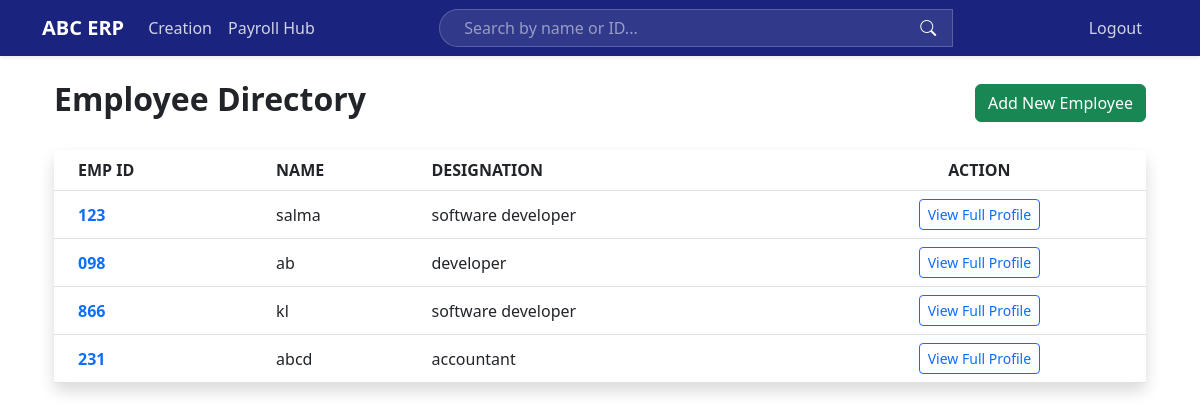
The app's page /employees/list/, older data.
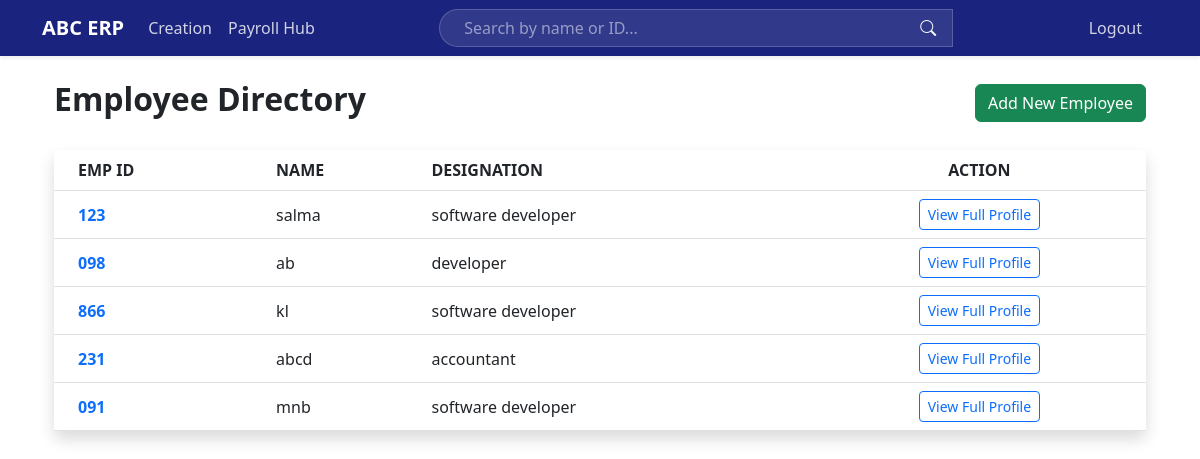
The same page, newer data.
### employees/models.py (models this page shows, shortened)
class Employee(models.Model):
    name = models.CharField(max_length=100)
    designation = models.CharField(max_length=100)
    emp_id = models.CharField(max_length=20, unique=True)
    email = models.EmailField()
    phone = models.CharField(max_length=15)
    address = models.TextField()
    basic_salary = models.FloatField()
    da_percent = models.FloatField(default=50)
    hra_percent = models.FloatField(default=40)
    other_percent = models.FloatField(default=10)
    pf_percent = models.FloatField(default=12)
    esi_percent = models.FloatField(default=0.75)

### employees/views.py (the view)
# urls.py: path('employees/list/', views.emp_full_list, name='employee_full_list'),
def emp_full_list(request):
    employees = Employee.objects.all()
    return render(request, 'employees/employee_list.html', {'employees': employees})

### employees/context_processors.py (called while the page is built)
def employee_context(request):
    return {
        'all_employees': Employee.objects.all()
    }

### employees/templates/employees/employee_list.html
{% extends 'employees/base.html' %}
{% block content %}
<div class="container mt-4">
    <div class="d-flex justify-content-between align-items-center mb-4">
        <h2 class="fw-bold text-navy">Employee Directory</h2>
        <a href="{% url 'employee_add' %}" class="btn btn-success">Add New Employee</a>
    </div>
    <div class="card shadow border-0">
        <div class="card-body p-0">
            <table class="table table-hover align-middle mb-0">
                <thead class="bg-light">
                    <tr>
                        <th class="ps-4">EMP ID</th>
                        <th>NAME</th>
                        <th>DESIGNATION</th>
                        <th class="text-center">ACTION</th>
                    </tr>
                </thead>
                <tbody>
                    {% for emp in employees %}
                    <tr>
                        <td class="ps-4 fw-bold text-primary">{{ emp.emp_id }}</td>
                        <td>{{ emp.name }}</td>
                        <td>{{ emp.designation }}</td>
                        <td class="text-center">
                            <a href="{% url 'employee_detail' emp.id %}" class="btn btn-sm btn-outline-primary">View Full Profile</a>
                        </td>
                    </tr>
                    {% endfor %}
                </tbody>
            </table>
        </div>
    </div>
</div>
{% endblock %}

Row changes from the older to the newer data that the page shows:
added Employee: emp_id "091", name "mnb", designation "software developer"
